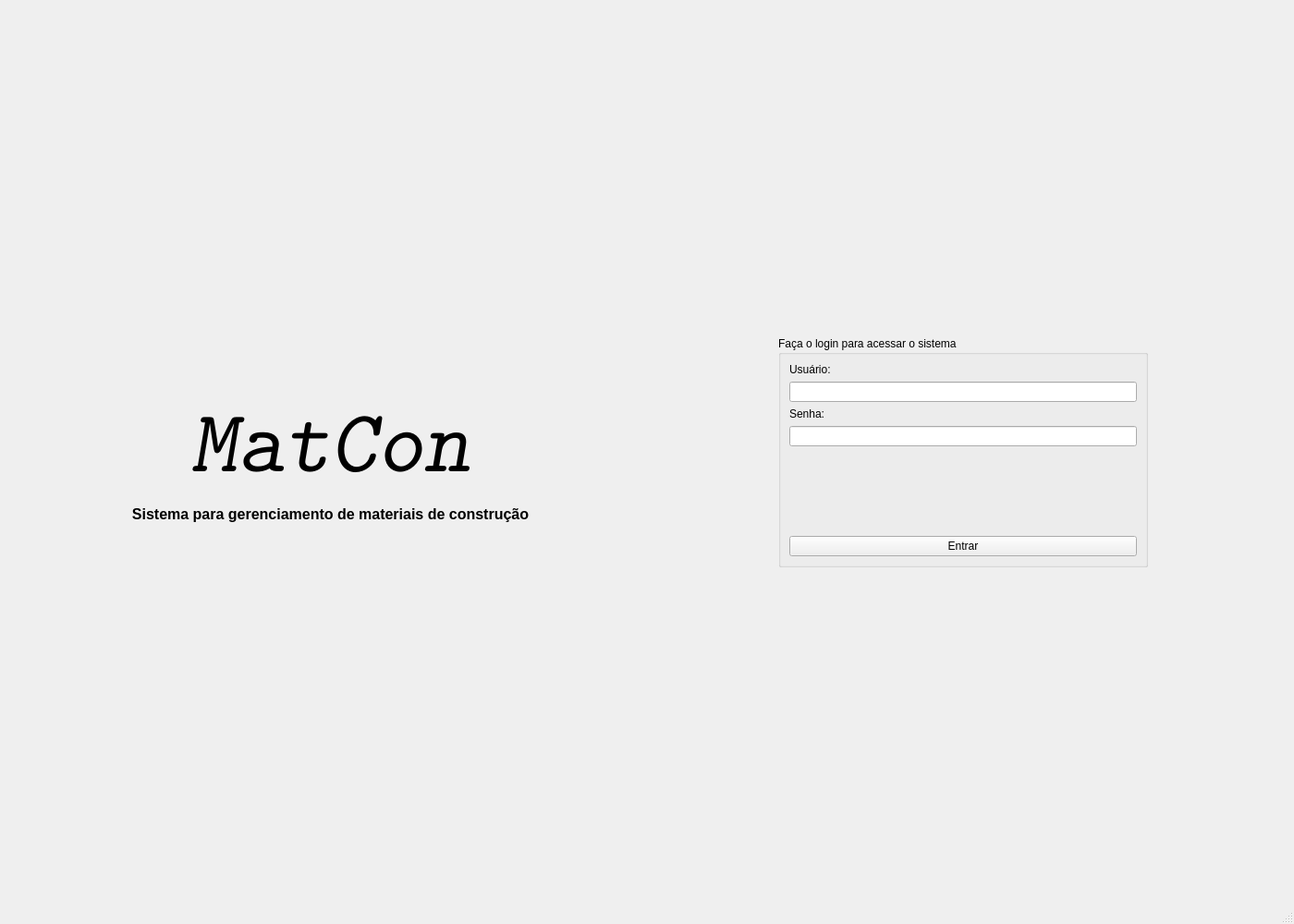
<?xml version="1.0" encoding="UTF-8"?>
<ui version="4.0">
 <class>MainWindow</class>
 <widget class="QMainWindow" name="MainWindow">
  <property name="geometry">
   <rect>
    <x>0</x>
    <y>0</y>
    <width>1400</width>
    <height>1000</height>
   </rect>
  </property>
  <property name="sizePolicy">
   <sizepolicy hsizetype="Preferred" vsizetype="Preferred">
    <horstretch>0</horstretch>
    <verstretch>0</verstretch>
   </sizepolicy>
  </property>
  <property name="minimumSize">
   <size>
    <width>1400</width>
    <height>1000</height>
   </size>
  </property>
  <property name="windowTitle">
   <string>MainWindow</string>
  </property>
  <widget class="QWidget" name="centralwidget">
   <layout class="QHBoxLayout" name="horizontalLayout_4">
    <item>
     <widget class="QStackedWidget" name="stackedWidget_geral">
      <property name="tabletTracking">
       <bool>false</bool>
      </property>
      <property name="currentIndex">
       <number>0</number>
      </property>
      <widget class="QWidget" name="page_login">
       <property name="layoutDirection">
        <enum>Qt::LeftToRight</enum>
       </property>
       <layout class="QHBoxLayout" name="horizontalLayout_5">
        <item>
         <layout class="QVBoxLayout" name="verticalLayout_2">
          <item>
           <spacer name="verticalSpacer_2">
            <property name="orientation">
             <enum>Qt::Vertical</enum>
            </property>
            <property name="sizeHint" stdset="0">
             <size>
              <width>20</width>
              <height>40</height>
             </size>
            </property>
           </spacer>
          </item>
          <item>
           <widget class="QLabel" name="label_4">
            <property name="sizePolicy">
             <sizepolicy hsizetype="Preferred" vsizetype="Fixed">
              <horstretch>0</horstretch>
              <verstretch>0</verstretch>
             </sizepolicy>
            </property>
            <property name="font">
             <font>
              <family>Latin Modern Mono Slanted</family>
              <pointsize>72</pointsize>
             </font>
            </property>
            <property name="tabletTracking">
             <bool>false</bool>
            </property>
            <property name="text">
             <string>MatCon</string>
            </property>
            <property name="alignment">
             <set>Qt::AlignCenter</set>
            </property>
           </widget>
          </item>
          <item>
           <widget class="QLabel" name="label_5">
            <property name="sizePolicy">
             <sizepolicy hsizetype="Preferred" vsizetype="Fixed">
              <horstretch>0</horstretch>
              <verstretch>0</verstretch>
             </sizepolicy>
            </property>
            <property name="font">
             <font>
              <pointsize>12</pointsize>
              <weight>75</weight>
              <bold>true</bold>
             </font>
            </property>
            <property name="text">
             <string>Sistema para gerenciamento de materiais de construção</string>
            </property>
            <property name="alignment">
             <set>Qt::AlignCenter</set>
            </property>
           </widget>
          </item>
          <item>
           <spacer name="verticalSpacer">
            <property name="orientation">
             <enum>Qt::Vertical</enum>
            </property>
            <property name="sizeHint" stdset="0">
             <size>
              <width>20</width>
              <height>40</height>
             </size>
            </property>
           </spacer>
          </item>
         </layout>
        </item>
        <item>
         <widget class="QWidget" name="widget" native="true">
          <layout class="QHBoxLayout" name="horizontalLayout_3">
           <item>
            <widget class="QGroupBox" name="groupBox">
             <property name="sizePolicy">
              <sizepolicy hsizetype="Fixed" vsizetype="Fixed">
               <horstretch>0</horstretch>
               <verstretch>0</verstretch>
              </sizepolicy>
             </property>
             <property name="minimumSize">
              <size>
               <width>400</width>
               <height>250</height>
              </size>
             </property>
             <property name="title">
              <string>Faça o login para acessar o sistema</string>
             </property>
             <property name="flat">
              <bool>false</bool>
             </property>
             <layout class="QVBoxLayout" name="verticalLayout">
              <item>
               <layout class="QGridLayout" name="gridLayout">
                <item row="4" column="0">
                 <spacer name="verticalSpacer_3">
                  <property name="orientation">
                   <enum>Qt::Vertical</enum>
                  </property>
                  <property name="sizeHint" stdset="0">
                   <size>
                    <width>20</width>
                    <height>40</height>
                   </size>
                  </property>
                 </spacer>
                </item>
                <item row="0" column="0">
                 <widget class="QLabel" name="label">
                  <property name="text">
                   <string>Usuário:</string>
                  </property>
                 </widget>
                </item>
                <item row="2" column="0">
                 <widget class="QLabel" name="label_2">
                  <property name="text">
                   <string>Senha:</string>
                  </property>
                 </widget>
                </item>
                <item row="5" column="0">
                 <widget class="QPushButton" name="entrar_btn">
                  <property name="text">
                   <string>Entrar</string>
                  </property>
                  <property name="autoDefault">
                   <bool>true</bool>
                  </property>
                 </widget>
                </item>
                <item row="1" column="0">
                 <widget class="QLineEdit" name="lineEdit"/>
                </item>
                <item row="3" column="0">
                 <widget class="QLineEdit" name="lineEdit_2"/>
                </item>
               </layout>
              </item>
             </layout>
            </widget>
           </item>
          </layout>
         </widget>
        </item>
       </layout>
      </widget>
      <widget class="QWidget" name="page_home">
       <layout class="QHBoxLayout" name="horizontalLayout_2">
        <item>
         <layout class="QHBoxLayout" name="horizontalLayout">
          <item>
           <widget class="QListWidget" name="listWidget">
            <property name="minimumSize">
             <size>
              <width>250</width>
              <height>0</height>
             </size>
            </property>
            <property name="maximumSize">
             <size>
              <width>200</width>
              <height>16777215</height>
             </size>
            </property>
           </widget>
          </item>
          <item>
           <widget class="QStackedWidget" name="stackedWidget"/>
          </item>
         </layout>
        </item>
       </layout>
      </widget>
     </widget>
    </item>
   </layout>
  </widget>
  <widget class="QMenuBar" name="menubar">
   <property name="geometry">
    <rect>
     <x>0</x>
     <y>0</y>
     <width>1400</width>
     <height>29</height>
    </rect>
   </property>
  </widget>
  <widget class="QStatusBar" name="statusbar"/>
 </widget>
 <resources/>
 <connections/>
</ui>
